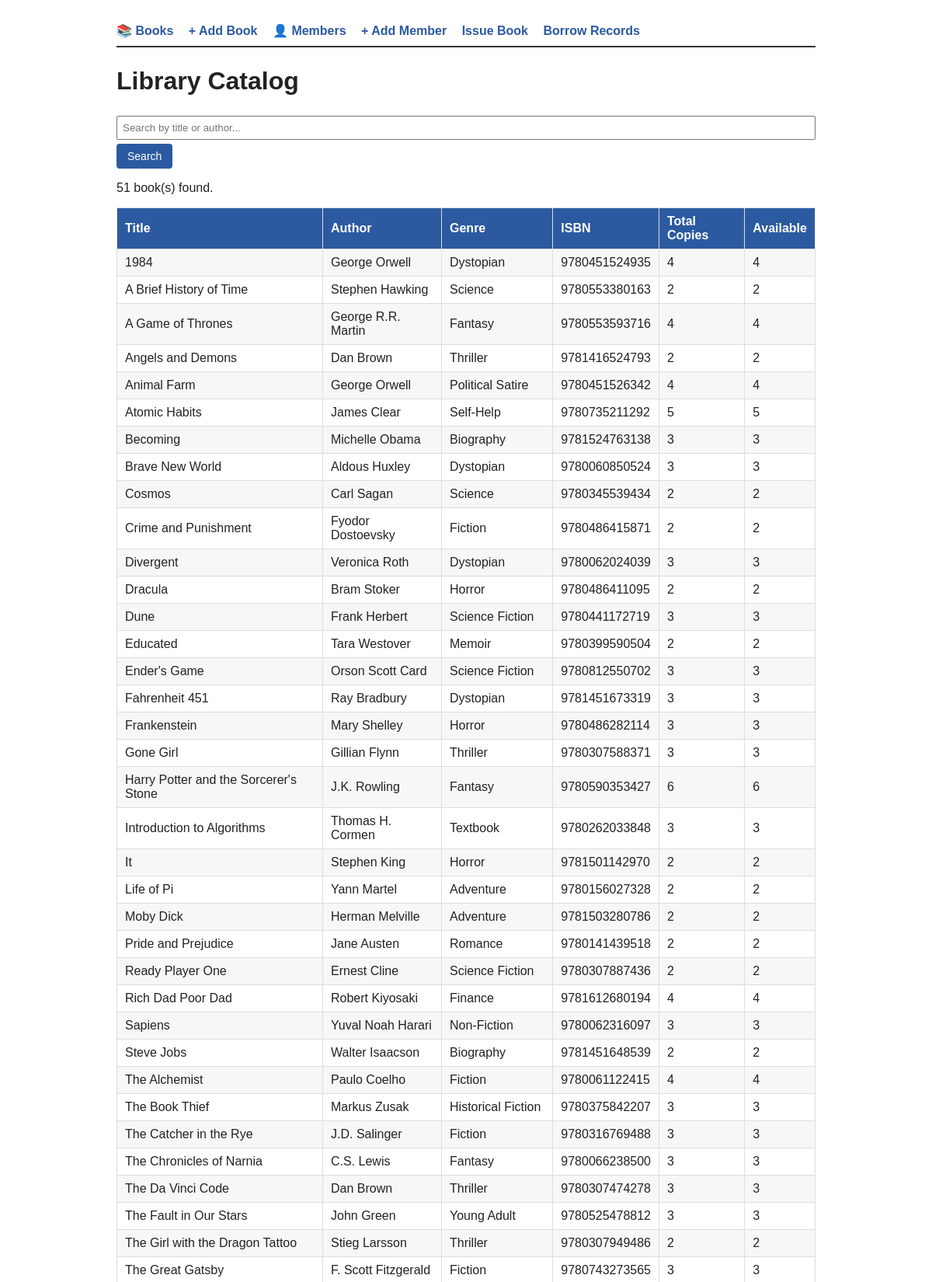
The page / (upper part) on the database its author committed.
### tables this page shows
CREATE TABLE books (
    id INTEGER PRIMARY KEY AUTOINCREMENT,
    title TEXT NOT NULL,
    author TEXT NOT NULL,
    genre TEXT,
    isbn TEXT UNIQUE,
    total_copies INTEGER NOT NULL DEFAULT 1,
    available_copies INTEGER NOT NULL DEFAULT 1
);

### app.py (the view)
@app.route("/")
def index():
    query = request.args.get("q", "").strip()
    conn = get_db_connection()
    if query:
        books = conn.execute("""
            SELECT * FROM books
            WHERE title LIKE ? OR author LIKE ?
            ORDER BY title
        """, (f"%{query}%", f"%{query}%")).fetchall()
    else:
        books = conn.execute("SELECT * FROM books ORDER BY title").fetchall()
    conn.close()
    return render_template("index.html", books=books, query=query)

### app.py (called while the page is built)
def get_db_connection():
    conn = sqlite3.connect(DB_NAME)
    conn.row_factory = sqlite3.Row  # lets us access columns by name, like a dict
    conn.execute("PRAGMA foreign_keys = ON")
    return conn

### templates/index.html (shortened to what this page needs)
{% extends "base.html" %}
{% block content %}
    <h1>Library Catalog</h1>
    <form method="get" action="{{ url_for('index') }}">
        <input type="text" name="q" placeholder="Search by title or author..." value="{{ query }}">
        <button type="submit">Search</button>
    </form>
    <p>{{ books|length }} book(s) found.</p>
    <table>
        <tr>
            <th>Title</th><th>Author</th><th>Genre</th><th>ISBN</th>
            <th>Total Copies</th><th>Available</th>
        </tr>
        {% for book in books %}
        <tr>
            <td>{{ book.title }}</td>
            <td>{{ book.author }}</td>
            <td>{{ book.genre }}</td>
            <td>{{ book.isbn }}</td>
            <td>{{ book.total_copies }}</td>
            <td class="{{ 'badge-low' if book.available_copies == 0 else '' }}">
                {{ book.available_copies }}
            </td>
        </tr>
        {% endfor %}
    </table>
{% endblock %}

### templates/base.html (style rules this page uses)
body { font-family: Arial, sans-serif; max-width: 900px; margin: 30px auto; padding: 0 15px; color: #222; }
table { width: 100%; border-collapse: collapse; margin-top: 15px; }
th, td { border: 1px solid #ddd; padding: 8px 10px; text-align: left; }
th { background-color: #2c5aa0; color: white; }
tr:nth-child(even) { background-color: #f7f7f7; }
form input, form select { padding: 6px; margin: 5px 0; width: 100%; box-sizing: border-box; }
button, .btn { background-color: #2c5aa0; color: white; border: none; padding: 8px 14px; border-radius: 4px; cursor: pointer; font-size: 14px; }

### rows shown on the page
books: title "1984", author "George Orwell", genre "Dystopian", isbn "9780451524935", total_copies "4", available_copies "4"
books: title "A Brief History of Time", author "Stephen Hawking", genre "Science", isbn "9780553380163", total_copies "2", available_copies "2"
books: title "A Game of Thrones", author "George R.R. Martin", genre "Fantasy", isbn "9780553593716", total_copies "4", available_copies "4"
books: title "Angels and Demons", author "Dan Brown", genre "Thriller", isbn "9781416524793", total_copies "2", available_copies "2"
books: title "Animal Farm", author "George Orwell", genre "Political Satire", isbn "9780451526342", total_copies "4", available_copies "4"
books: title "Atomic Habits", author "James Clear", genre "Self-Help", isbn "9780735211292", total_copies "5", available_copies "5"
books: title "Becoming", author "Michelle Obama", genre "Biography", isbn "9781524763138", total_copies "3", available_copies "3"
books: title "Brave New World", author "Aldous Huxley", genre "Dystopian", isbn "9780060850524", total_copies "3", available_copies "3"
books: title "Cosmos", author "Carl Sagan", genre "Science", isbn "9780345539434", total_copies "2", available_copies "2"
books: title "Crime and Punishment", author "Fyodor Dostoevsky", genre "Fiction", isbn "9780486415871", total_copies "2", available_copies "2"
books: title "Divergent", author "Veronica Roth", genre "Dystopian", isbn "9780062024039", total_copies "3", available_copies "3"
books: title "Dracula", author "Bram Stoker", genre "Horror", isbn "9780486411095", total_copies "2", available_copies "2"
books: title "Dune", author "Frank Herbert", genre "Science Fiction", isbn "9780441172719", total_copies "3", available_copies "3"
books: title "Educated", author "Tara Westover", genre "Memoir", isbn "9780399590504", total_copies "2", available_copies "2"
books: title "Ender's Game", author "Orson Scott Card", genre "Science Fiction", isbn "9780812550702", total_copies "3", available_copies "3"
books: title "Fahrenheit 451", author "Ray Bradbury", genre "Dystopian", isbn "9781451673319", total_copies "3", available_copies "3"
books: title "Frankenstein", author "Mary Shelley", genre "Horror", isbn "9780486282114", total_copies "3", available_copies "3"
books: title "Gone Girl", author "Gillian Flynn", genre "Thriller", isbn "9780307588371", total_copies "3", available_copies "3"
books: title "Harry Potter and the Sorcerer's Stone", author "J.K. Rowling", genre "Fantasy", isbn "9780590353427", total_copies "6", available_copies "6"
books: title "Introduction to Algorithms", author "Thomas H. Cormen", genre "Textbook", isbn "9780262033848", total_copies "3", available_copies "3"
books: title "It", author "Stephen King", genre "Horror", isbn "9781501142970", total_copies "2", available_copies "2"
books: title "Life of Pi", author "Yann Martel", genre "Adventure", isbn "9780156027328", total_copies "2", available_copies "2"
books: title "Moby Dick", author "Herman Melville", genre "Adventure", isbn "9781503280786", total_copies "2", available_copies "2"
books: title "Pride and Prejudice", author "Jane Austen", genre "Romance", isbn "9780141439518", total_copies "2", available_copies "2"
books: title "Ready Player One", author "Ernest Cline", genre "Science Fiction", isbn "9780307887436", total_copies "2", available_copies "2"
books: title "Rich Dad Poor Dad", author "Robert Kiyosaki", genre "Finance", isbn "9781612680194", total_copies "4", available_copies "4"
books: title "Sapiens", author "Yuval Noah Harari", genre "Non-Fiction", isbn "9780062316097", total_copies "3", available_copies "3"
books: title "Steve Jobs", author "Walter Isaacson", genre "Biography", isbn "9781451648539", total_copies "2", available_copies "2"
books: title "The Alchemist", author "Paulo Coelho", genre "Fiction", isbn "9780061122415", total_copies "4", available_copies "4"
books: title "The Book Thief", author "Markus Zusak", genre "Historical Fiction", isbn "9780375842207", total_copies "3", available_copies "3"
books: title "The Catcher in the Rye", author "J.D. Salinger", genre "Fiction", isbn "9780316769488", total_copies "3", available_copies "3"
books: title "The Chronicles of Narnia", author "C.S. Lewis", genre "Fantasy", isbn "9780066238500", total_copies "3", available_copies "3"
books: title "The Da Vinci Code", author "Dan Brown", genre "Thriller", isbn "9780307474278", total_copies "3", available_copies "3"
books: title "The Fault in Our Stars", author "John Green", genre "Young Adult", isbn "9780525478812", total_copies "3", available_copies "3"
books: title "The Girl with the Dragon Tattoo", author "Stieg Larsson", genre "Thriller", isbn "9780307949486", total_copies "2", available_copies "2"
books: title "The Great Gatsby", author "F. Scott Fitzgerald", genre "Fiction", isbn "9780743273565", total_copies "3", available_copies "3"

### other values the page prints
{{ books|length }} "51"
